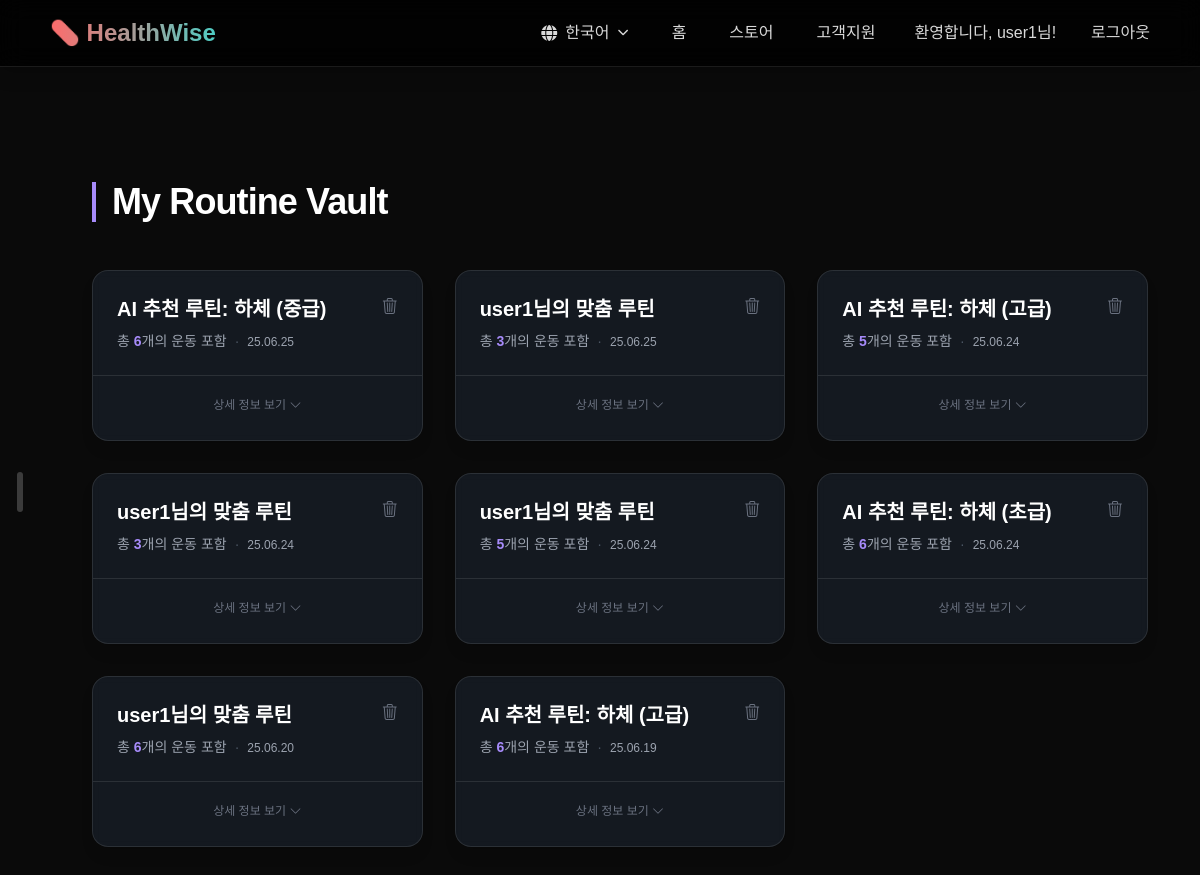
Before: /routine/my-routines/ (signed in) with the older database file.
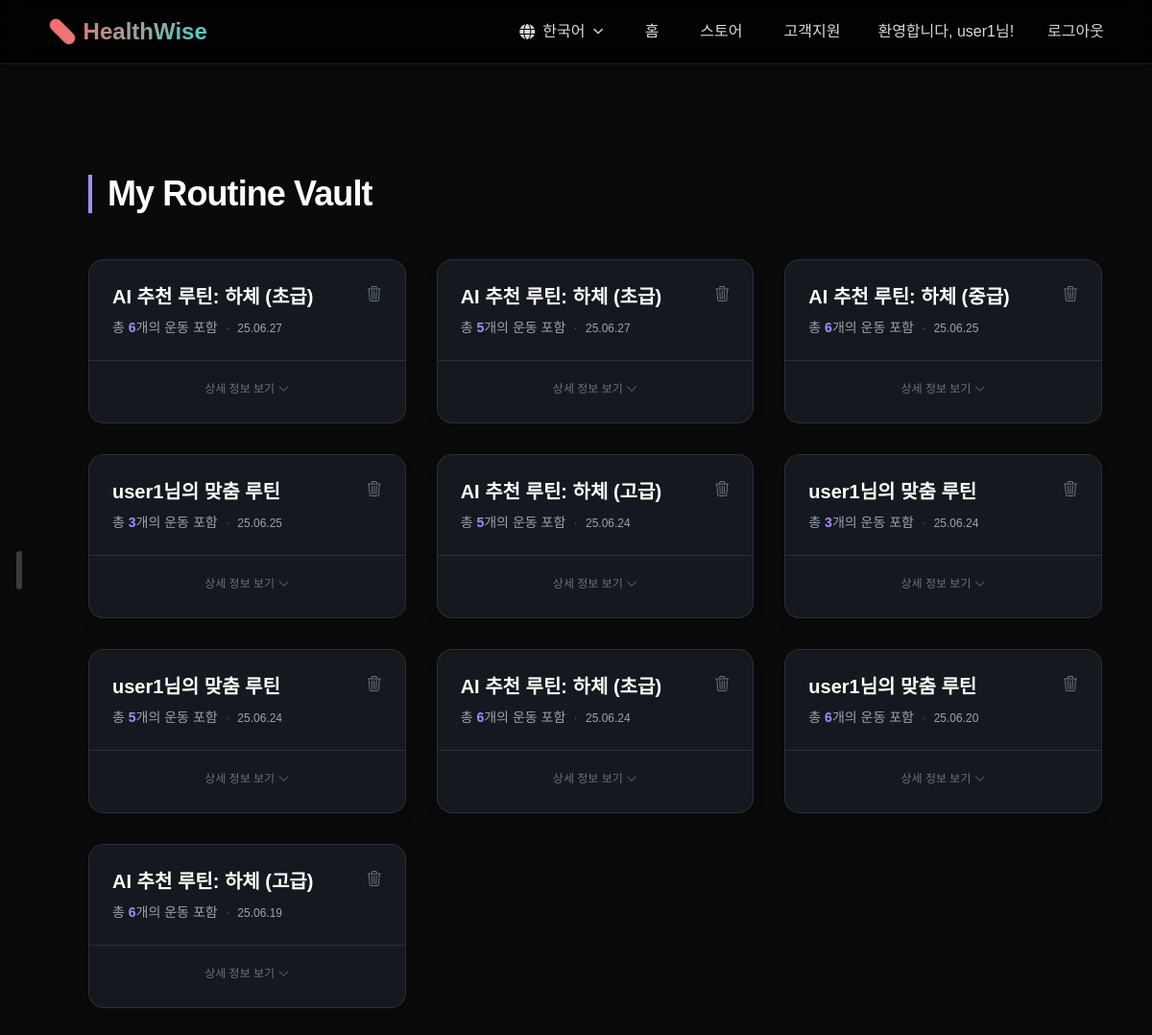
After: the same page with the newer database file.
### routine/models.py (models this page shows, shortened)
class Routine(models.Model):
    user = models.ForeignKey(settings.AUTH_USER_MODEL, on_delete=models.CASCADE, related_name='routines')
    name = models.CharField(max_length=100)
    exercises = models.ManyToManyField('Exercise', through='RoutineExercise', related_name='exercise_routines')
    created_at = models.DateTimeField(auto_now_add=True)

### routine/views.py (the view)
# urls.py: path('my-routines/', views.my_routines_view, name='my_routines'),
@login_required
def my_routines_view(request):
    user_routines = Routine.objects.filter(user=request.user).order_by('-created_at')
    context = {'routines': user_routines, 'active_menu': 'routine_list'}
    return render(request, 'routine/my_routines.html', context)

### web/templatetags/custom_translate.py (called while the page is built)
@register.simple_tag
def t(key, **kwargs):
    return translate_text(key, **kwargs)

### web/utils.py (called while the page is built, shortened)
def load_translations(lang_code):
    if lang_code in _translations:
        return _translations[lang_code]

def t(key, **kwargs):
    current_language = translation.get_language()
    translations = load_translations(current_language)
    translated_string = translations.get(key, key)
    if kwargs:
        translated_string = translated_string.format(**kwargs)
    return mark_safe(translated_string)

### routine/templates/routine/my_routines.html (shortened to what this page needs)
{% extends 'web/dashboard_sliding_base.html' %}
{% load static custom_translate i18n %}
{% block page_content %}
<script src="https://cdn.tailwindcss.com"></script>
<div class="p-4 sm:p-8">
    <header class="text-left mb-12">
        <div class="border-l-4 border-violet-400 pl-4">
            <h1 class="text-3xl sm:text-4xl font-bold tracking-tight text-white">My Routine Vault</h1>
        </div>
    </header>
    {% if routines %}
        <div class="grid grid-cols-1 md:grid-cols-2 lg:grid-cols-3 gap-8">
            {% for routine in routines %}
                <div class="routine-card flex flex-col bg-gray-800/50 backdrop-blur-sm border border-white/10 rounded-2xl shadow-lg transition-all duration-300 hover:border-violet-500/50 hover:shadow-2xl hover:shadow-violet-500/10">
                    <a href="{% url 'routine:routine_plan_detail' routine.id %}" class="block p-6 flex-grow no-underline">
                        <div class="flex justify-between items-start">
                            <h2 class="text-xl font-bold text-white mb-2">{{ routine.name }}</h2>
                            <form id="delete-form-{{ routine.id }}" method="post" action="{% url 'routine:delete_routine' routine.id %}" class="inline">
                                <button type="button" onclick="confirmDelete(event, '{{ routine.id }}')" class="text-gray-500 hover:text-red-400 transition-colors" title="삭제하기"><i class="bi bi-trash3"></i></button>
                            </form>
                        </div>
                        <p class="text-sm text-gray-400">총 <span class="font-bold text-violet-400">{{ routine.exercises.count }}</span>개의 운동 포함<span class="mx-2 text-gray-600">·</span><span class="text-xs">{{ routine.created_at|date:"y.m.d" }}</span></p>
                    </a>
                    <div class="card-footer text-center mt-auto p-6 pt-4 border-t border-white/10">
                        <span class="text-xs text-gray-500"> {% t '상세 정보 보기' %} <i class="bi bi-chevron-down reveal-icon inline-block"></i></span>
                    </div>
                </div>
            {% endfor %}
        </div>
    {% endif %}
</div>
{% endblock %}

### web/templates/web/dashboard_sliding_base.html (shortened to what this page needs)
{% extends 'web/base_simple.html' %}
{% load static custom_translate i18n %}
{% block content %}
<link rel="stylesheet" href="https://cdn.jsdelivr.net/npm/bootstrap-icons@1.11.3/font/bootstrap-icons.min.css">
<div class="sliding-sidebar-container">
    <div class="sidebar-handle">
        <div class="sidebar-handle-icon"></div>
    </div>
</div>
<div class="page-main-content">
    {% block page_content %}{% endblock %}
</div>
{% endblock %}

### web/templates/web/base_simple.html (shortened to what this page needs)
{% load static i18n custom_translate %}
<!DOCTYPE html>
<html lang="{{ request.LANGUAGE_CODE }}">
<head>
    <link rel="stylesheet" href="https://cdnjs.cloudflare.com/ajax/libs/font-awesome/6.5.1/css/all.min.css" />
</head>
<body>
    <header class="app-header">
        {% include 'web/_header.html' %}
    </header>
    <main>
        {% block content %}
        {% endblock %}
    </main>
</body>
</html>

### web/templates/web/_header.html (shortened to what this page needs)
{% load static i18n custom_translate %}
<nav class="nav-container">
    <a href="/" class="logo" style="text-decoration: none;">💊 HealthWise</a>
    <ul class="nav-menu">
        <li>
            <div class="language-dropdown-container">
                <button type="button" id="language-toggle-btn" class="nav-item">
                    <i class="fas fa-globe"></i>
                    <span class="language-text">
                        {% get_current_language as LANGUAGE_CODE %}
                        {% if LANGUAGE_CODE == 'ko' %}한국어
                        {% elif LANGUAGE_CODE == 'en' %}English
                        {% elif LANGUAGE_CODE == 'es' %}Español
                        {% else %}Language
                        {% endif %}
                    </span>
                    <i class="fas fa-chevron-down" style="font-size: 0.7em;"></i>
                </button>
            </div>
        </li>
        <li><a href="/" class="nav-item">{% t "홈" %}</a></li>
        <li><a href="{% url 'store:home' %}" class="nav-item">{% t "스토어" %}</a></li>
        <li><a href="{% url 'web:support' %}" class="nav-item {% if active_menu == 'support' %}active{% endif %}">{% t "고객지원" %}</a></li>
        {% if user.is_authenticated %}
            <li style="padding: 5px 0; color: rgba(255, 255, 255, 0.85); font-weight: 500;">{% t "환영합니다, {name}님!" name=user.username|default:_("사용자") %}</li>
            <li>
                <form id="logout-form" method="post" action="{% url 'accounts:logout' %}" style="display: inline;">
                    <button type="submit" class="nav-item" style="background: none; border: none; color: rgba(255, 255, 255, 0.85); cursor: pointer; padding: 5px 0; font-size: 1rem; font-weight: 500; font-family: inherit;">{% t "로그아웃" %}</button>
                </form>
            </li>
        {% else %}
            <li><a href="{% url 'accounts:login' %}" class="nav-item">{% t "로그인" %}</a></li>
            <li><a href="{% url 'accounts:signup' %}" class="nav-item">{% t "회원가입" %}</a></li>
        {% endif %}
    </ul>
</nav>

### web/templates/web/base_simple.html (style rules this page uses)
body { background-color: #0a0a0a; color: #fff; font-family: 'Pretendard', 'Poppins', sans-serif; margin: 0; padding-top: 85px; }
.app-header { background-color: rgba(0, 0, 0, 0.8); backdrop-filter: blur(12px); padding: 15px 50px; position: fixed; top: 0; left: 0; width: 100%; z-index: 10000; box-shadow: 0 4px 18px rgba(0, 0, 0, 0.25); border-bottom: 1px solid rgba(255, 255, 255, 0.1); box-sizing: border-box; }
.app-header .nav-container { display: flex; justify-content: space-between; align-items: center; max-width: 1400px; margin: 0 auto; }
.app-header .logo { font-size: 24px; font-weight: 800; background: linear-gradient(90deg, #ff6b6b, #4ecdc4); -webkit-background-clip: text; background-clip: text; -webkit-text-fill-color: transparent; text-decoration: none; }
.app-header .nav-menu { list-style: none; display: flex; align-items: center; gap: 35px; margin: 0; padding: 0; }
.app-header .nav-item { color: rgba(255, 255, 255, 0.85); text-decoration: none; font-size: 1rem; font-weight: 500; transition: color 0.3s ease, transform 0.3s ease; position: relative; padding: 6px 4px; background: none; border: none; cursor: pointer; font-family: inherit; }
.app-header .nav-item::after { content: ''; position: absolute; bottom: 0; left: 0; width: 0; height: 2.5px; background: linear-gradient(90deg, #ff6b6b, #4ecdc4); transition: width 0.35s ease-out; }
.app-header .nav-item .fas { font-family: 'Font Awesome 6 Free', 'FontAwesome' !important; font-weight: 900 !important; color: inherit; }
.language-dropdown-container { position: relative; }
#language-toggle-btn { display: flex; align-items: center; gap: 8px; }

### web/templates/web/dashboard_sliding_base.html (style rules this page uses)
body { background: #0a0a0a !important; color: rgba(255, 255, 255, 0.8) !important; overflow: auto !important; cursor: auto !important; }
.sliding-sidebar-container { position: fixed; top: 65px; left: 0; bottom: 0; z-index: 10000; width: 300px; transform: translateX(-260px); transition: transform 0.4s cubic-bezier(0.25, 0.8, 0.25, 1); }
.sidebar-handle { width: 40px; height: 100%; float: right; display: flex; align-items: center; justify-content: center; cursor: pointer; }
.sidebar-handle-icon { width: 6px; height: 40px; background-color: rgba(255, 255, 255, 0.2); border-radius: 3px; transition: background-color 0.3s; }
.page-main-content { padding-top: 65px; padding-left: 60px; padding-right: 20px; padding-bottom: 40px; }

### routine/templates/routine/my_routines.html (style rules this page uses)
.card-footer { transition: opacity 0.3s ease-in-out; }
.reveal-icon { transition: transform 0.3s ease-in-out; }

Changed rows visible on the page:
added Routine: name "AI 추천 루틴: 하체 (초급)", exercises.count "6", created_at "25.06.27", t "상세 정보 보기"
added Routine: name "AI 추천 루틴: 하체 (초급)", exercises.count "5", created_at "25.06.27", t "상세 정보 보기"
